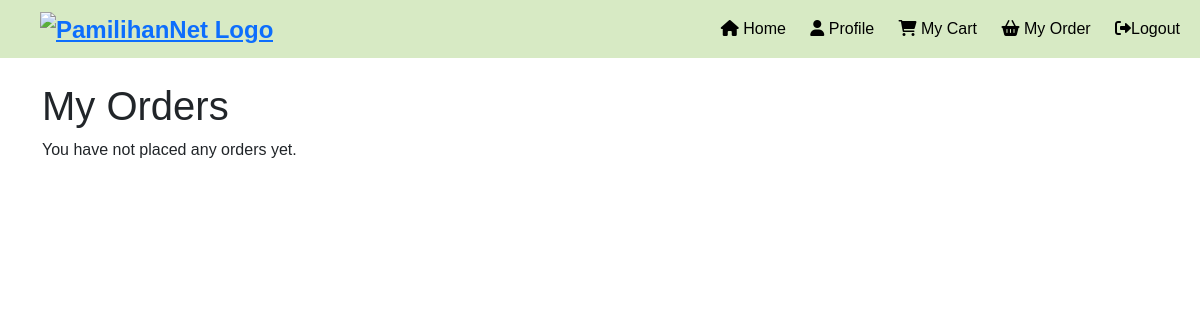
/user/order.php (signed in), run on an earlier commit of the app's database.
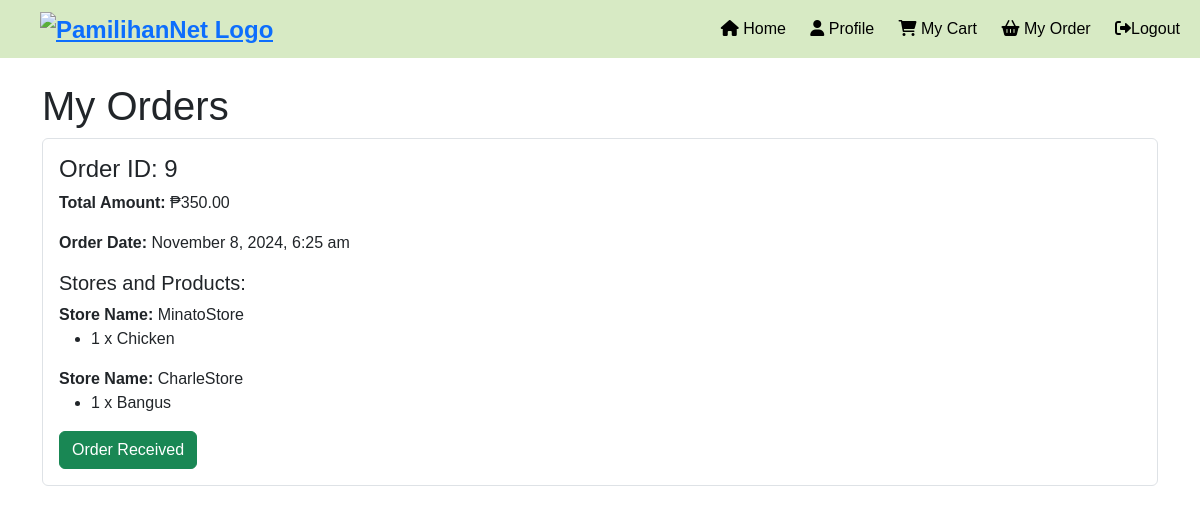
And on a later commit of the database.
### tables this page shows
CREATE TABLE `orders` (
  `id` int(11) NOT NULL,
  `user_id` int(11) NOT NULL,
  `full_name` varchar(255) NOT NULL,
  `address` text NOT NULL,
  `phone` varchar(15) NOT NULL,
  `total_amount` decimal(10,2) NOT NULL,
  `order_date` timestamp NOT NULL DEFAULT current_timestamp(),
  `status` enum('pending','received','canceled') NOT NULL DEFAULT 'pending'
);

CREATE TABLE `order_details` (
  `id` int(11) NOT NULL,
  `order_id` int(11) NOT NULL,
  `product_id` int(11) NOT NULL,
  `quantity` int(11) NOT NULL
);

CREATE TABLE `products` (
  `id` int(11) NOT NULL,
  `seller_id` int(11) NOT NULL,
  `category_id` int(11) NOT NULL,
  `product_name` varchar(100) NOT NULL,
  `unit_price` varchar(50) DEFAULT NULL,
  `price` decimal(10,2) NOT NULL,
  `description` text DEFAULT NULL,
  `image` varchar(255) DEFAULT NULL,
  `image_path` varchar(255) DEFAULT NULL
);

CREATE TABLE `seller` (
  `id` int(11) NOT NULL,
  `first_name` varchar(100) NOT NULL,
  `middle_name` varchar(100) DEFAULT NULL,
  `last_name` varchar(100) NOT NULL,
  `phone_number` varchar(15) NOT NULL,
  `email` varchar(100) NOT NULL,
  `store_name` varchar(100) NOT NULL,
  `business_permit_number` varchar(50) NOT NULL,
  `password` varchar(255) NOT NULL,
  `verification_code` int(11) DEFAULT NULL,
  `registration_date` timestamp NOT NULL DEFAULT current_timestamp(),
  `profile_picture` varchar(255) DEFAULT NULL
);

### user/order.php (the view, shortened to what this page needs)
<?php
require 'config.php';
$user_id = $_SESSION['user_id'];
$query = "SELECT o.id AS order_id, o.total_amount, o.order_date,
          p.product_name, s.store_name, od.quantity
          FROM orders o
          JOIN order_details od ON o.id = od.order_id
          JOIN products p ON od.product_id = p.id
          JOIN seller s ON p.seller_id = s.id
          WHERE o.user_id = :user_id
          ORDER BY o.order_date DESC";
$stmt = $conn->prepare($query);
$stmt->bindParam(':user_id', $user_id, PDO::PARAM_INT);
$stmt->execute();
$orders = $stmt->fetchAll(PDO::FETCH_ASSOC);
$order_list = [];
foreach ($orders as $order) {
    $order_id = $order['order_id'];
    $store_name = $order['store_name'];
    if (!isset($order_list[$order_id])) {
        $order_list[$order_id] = [
            'total_amount' => $order['total_amount'],
            'order_date' => $order['order_date'],
            'stores' => [],
        ];
    }
    if (!isset($order_list[$order_id]['stores'][$store_name])) {
        $order_list[$order_id]['stores'][$store_name] = [];
    }
    $order_list[$order_id]['stores'][$store_name][] = [
        'name' => $order['product_name'],
        'quantity' => $order['quantity'],
    ];
}
?>
<!DOCTYPE html>
<html lang="en">
<head>
    <link rel="stylesheet" href="https://stackpath.bootstrapcdn.com/bootstrap/4.5.2/css/bootstrap.min.css">
    <link href="https://cdn.jsdelivr.net/npm/bootstrap@5.3.0-alpha1/dist/css/bootstrap.min.css" rel="stylesheet">
    <link rel="stylesheet" href="https://cdnjs.cloudflare.com/ajax/libs/font-awesome/6.0.0-beta3/css/all.min.css">
</head>
<body>
<?php include 'sidebar.php'; ?>
<div class="container mt-4">
    <h1>My Orders</h1>
    <?php if (empty($orders)): ?>
        <p>You have not placed any orders yet.</p>
    <?php else: ?>
        <?php foreach ($order_list as $order_id => $order_details): ?>
            <div class="border p-3 mb-3 rounded">
                <h4>Order ID: <?php echo htmlspecialchars($order_id); ?></h4>
                <p><strong>Total Amount:</strong> ₱<?php echo number_format($order_details['total_amount'], 2); ?></p>
                <p><strong>Order Date:</strong> <?php echo date("F j, Y, g:i a", strtotime($order_details['order_date'])); ?></p>
                <h5>Stores and Products:</h5>
                <?php foreach ($order_details['stores'] as $store_name => $products): ?>
                    <div class="mb-2">
                        <strong>Store Name:</strong> <?php echo htmlspecialchars($store_name); ?>
                        <ul>
                            <?php foreach ($products as $product): ?>
                                <li><?php echo htmlspecialchars($product['quantity']); ?> x <?php echo htmlspecialchars($product['name']); ?></li>
                            <?php endforeach; ?>
                        </ul>
                    </div>
                <?php endforeach; ?>
                <form method="POST" action="" onsubmit="return confirm('Are you sure you want to mark this order as received?');">
                    <button type="submit" class="btn btn-success">Order Received</button>
                </form>
            </div>
        <?php endforeach; ?>
    <?php endif; ?>
</div>
</body>
</html>

### user/sidebar.php (shortened to what this page needs)
<nav class="navbar" id="navbar">
    <a class="brand logo-container">
        <img src="../images/pamilihannet1.png" alt="PamilihanNet Logo">
    </a>
    <div class="nav-links">
        <a href="user_dashboard.php"><i class="fas fa-home"></i> Home</a>
        <a href="profile.php"><i class="fas fa-user"></i> Profile</a>
        <a href="cart.php"><i class="fas fa-shopping-cart"></i> My Cart</a>
        <a href="order.php"><i class="fa-solid fa-basket-shopping"></i> My Order</a>
        <a href="logout.php" onclick="return confirm('Are you sure you want to log out?');"><i class="fas fa-sign-out-alt"></i>Logout</a>
    </div>
</nav>

### user/sidebar.php (style rules this page uses)
body, html { margin: 0; padding: 0; font-family: Arial, sans-serif; }
.navbar { background-color: #d7eac4; padding: 10px 20px; display: flex; align-items: center; justify-content: space-between; position: relative; z-index: 1001; }
.navbar .brand { font-size: 1.5em; font-weight: bold; flex: 1; margin-left: 20px; transition: all 0.3s ease; }
.navbar .brand img { width: 200px; height: auto; }
.navbar .nav-links { display: none; }
.navbar .nav-links a { margin-left: 20px; text-decoration: none; color: black; }
@media (min-width: 992px) { .navbar .nav-links { display: block; } }

What changed in the data, as far as the page shows it:
added orders: id "9", total_amount "350.00", order_date "November 8, 2024, 6:25 am", store_name "MinatoStore", order_details.quantity "1", products.product_name "Chicken", seller.store_name "CharleStore", products.product_name "Bangus"
Also different on the page:
text no longer shown: "You have not placed any orders yet."
